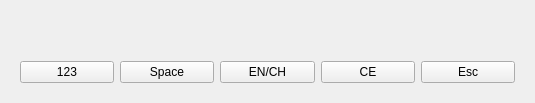
<?xml version="1.0" encoding="UTF-8"?>
<ui version="4.0">
 <class>PfasWidgetKeyboard</class>
 <widget class="QWidget" name="PfasWidgetKeyboard">
  <property name="geometry">
   <rect>
    <x>0</x>
    <y>0</y>
    <width>535</width>
    <height>103</height>
   </rect>
  </property>
  <property name="windowTitle">
   <string/>
  </property>
  <layout class="QVBoxLayout" name="verticalLayout_2">
   <property name="spacing">
    <number>0</number>
   </property>
   <property name="leftMargin">
    <number>0</number>
   </property>
   <property name="topMargin">
    <number>0</number>
   </property>
   <property name="rightMargin">
    <number>0</number>
   </property>
   <property name="bottomMargin">
    <number>0</number>
   </property>
   <item>
    <widget class="QStackedWidget" name="stackedWidget"/>
   </item>
   <item>
    <widget class="QWidget" name="backgroundWidget" native="true">
     <layout class="QVBoxLayout" name="verticalLayout">
      <property name="spacing">
       <number>7</number>
      </property>
      <property name="leftMargin">
       <number>20</number>
      </property>
      <property name="topMargin">
       <number>7</number>
      </property>
      <property name="rightMargin">
       <number>20</number>
      </property>
      <property name="bottomMargin">
       <number>20</number>
      </property>
      <item>
       <layout class="QHBoxLayout" name="horizontalLayout4">
        <item>
         <widget class="PfasButton" name="btnNumber">
          <property name="focusPolicy">
           <enum>Qt::NoFocus</enum>
          </property>
          <property name="styleSheet">
           <string notr="true"/>
          </property>
          <property name="text">
           <string>123</string>
          </property>
         </widget>
        </item>
        <item>
         <widget class="PfasButton" name="btnSpace">
          <property name="focusPolicy">
           <enum>Qt::NoFocus</enum>
          </property>
          <property name="text">
           <string>Space</string>
          </property>
         </widget>
        </item>
        <item>
         <widget class="PfasButton" name="btnSwitch">
          <property name="focusPolicy">
           <enum>Qt::NoFocus</enum>
          </property>
          <property name="styleSheet">
           <string notr="true"/>
          </property>
          <property name="text">
           <string>EN/CH</string>
          </property>
         </widget>
        </item>
        <item>
         <widget class="PfasButton" name="btnClear">
          <property name="focusPolicy">
           <enum>Qt::NoFocus</enum>
          </property>
          <property name="styleSheet">
           <string notr="true"/>
          </property>
          <property name="text">
           <string>CE</string>
          </property>
         </widget>
        </item>
        <item>
         <widget class="PfasButton" name="btnEsc">
          <property name="focusPolicy">
           <enum>Qt::NoFocus</enum>
          </property>
          <property name="styleSheet">
           <string notr="true"/>
          </property>
          <property name="text">
           <string>Esc</string>
          </property>
         </widget>
        </item>
       </layout>
      </item>
     </layout>
    </widget>
   </item>
  </layout>
 </widget>
 <layoutdefault spacing="6" margin="11"/>
 <customwidgets>
  <customwidget>
   <class>PfasButton</class>
   <extends>QPushButton</extends>
   <header>../customWidgets/PfasButton.h</header>
  </customwidget>
 </customwidgets>
 <resources/>
 <connections/>
</ui>
